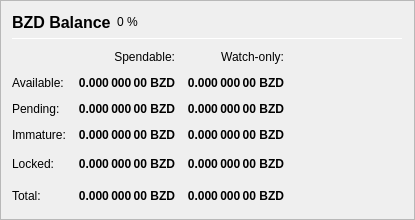
                       <widget class="QFrame" name="frame_Balances">
                        <property name="sizePolicy">
                         <sizepolicy hsizetype="Fixed" vsizetype="Fixed">
                          <horstretch>0</horstretch>
                          <verstretch>0</verstretch>
                         </sizepolicy>
                        </property>
                        <property name="minimumSize">
                         <size>
                          <width>415</width>
                          <height>220</height>
                         </size>
                        </property>
                        <property name="maximumSize">
                         <size>
                          <width>415</width>
                          <height>220</height>
                         </size>
                        </property>
                        <property name="baseSize">
                         <size>
                          <width>415</width>
                          <height>220</height>
                         </size>
                        </property>
                        <property name="frameShape">
                         <enum>QFrame::StyledPanel</enum>
                        </property>
                        <property name="frameShadow">
                         <enum>QFrame::Raised</enum>
                        </property>
                        <layout class="QVBoxLayout" name="verticalLayout_4">
                         <item>
                          <layout class="QHBoxLayout" name="horizontalLayout_4">
                           <item>
                            <widget class="QLabel" name="label_5">
                             <property name="minimumSize">
                              <size>
                               <width>0</width>
                               <height>20</height>
                              </size>
                             </property>
                             <property name="font">
                              <font>
                               <pointsize>12</pointsize>
                               <weight>75</weight>
                               <bold>true</bold>
                              </font>
                             </property>
                             <property name="text">
                              <string>BZD Balance</string>
                             </property>
                            </widget>
                           </item>
                           <item>
                            <widget class="QLabel" name="labelBZDPercent">
                             <property name="text">
                              <string notr="true">0 %</string>
                             </property>
                            </widget>
                           </item>
                           <item>
                            <spacer name="horizontalSpacer_3">
                             <property name="orientation">
                              <enum>Qt::Horizontal</enum>
                             </property>
                             <property name="sizeHint" stdset="0">
                              <size>
                               <width>40</width>
                               <height>20</height>
                              </size>
                             </property>
                            </spacer>
                           </item>
                          </layout>
                         </item>
                         <item>
                          <widget class="Line" name="line_Balance">
                           <property name="minimumSize">
                            <size>
                             <width>0</width>
                             <height>1</height>
                            </size>
                           </property>
                           <property name="maximumSize">
                            <size>
                             <width>16777215</width>
                             <height>1</height>
                            </size>
                           </property>
                           <property name="orientation">
                            <enum>Qt::Horizontal</enum>
                           </property>
                          </widget>
                         </item>
                         <item>
                          <spacer name="verticalSpacer_6">
                           <property name="orientation">
                            <enum>Qt::Vertical</enum>
                           </property>
                           <property name="sizeType">
                            <enum>QSizePolicy::Fixed</enum>
                           </property>
                           <property name="sizeHint" stdset="0">
                            <size>
                             <width>20</width>
                             <height>5</height>
                            </size>
                           </property>
                          </spacer>
                         </item>
                         <item>
                          <layout class="QGridLayout" name="gridLayout">
                           <property name="spacing">
                            <number>12</number>
                           </property>
                           <item row="0" column="1">
                            <widget class="QLabel" name="labelSpendable">
                             <property name="text">
                              <string>Spendable:</string>
                             </property>
                             <property name="alignment">
                              <set>Qt::AlignRight|Qt::AlignTrailing|Qt::AlignVCenter</set>
                             </property>
                            </widget>
                           </item>
                           <item row="4" column="2">
                            <widget class="QLabel" name="labelWatchLocked">
                             <property name="font">
                              <font>
                               <weight>75</weight>
                               <bold>true</bold>
                              </font>
                             </property>
                             <property name="cursor">
                              <cursorShape>IBeamCursor</cursorShape>
                             </property>
                             <property name="toolTip">
                              <string>Current locked balance in watch-only addresses</string>
                             </property>
                             <property name="text">
                              <string notr="true">0.000 000 00 BZD</string>
                             </property>
                             <property name="alignment">
                              <set>Qt::AlignRight|Qt::AlignTrailing|Qt::AlignVCenter</set>
                             </property>
                             <property name="textInteractionFlags">
                              <set>Qt::LinksAccessibleByMouse|Qt::TextSelectableByKeyboard|Qt::TextSelectableByMouse</set>
                             </property>
                            </widget>
                           </item>
                           <item row="4" column="1">
                            <widget class="QLabel" name="labelLockedBalance">
                             <property name="font">
                              <font>
                               <weight>75</weight>
                               <bold>true</bold>
                              </font>
                             </property>
                             <property name="cursor">
                              <cursorShape>IBeamCursor</cursorShape>
                             </property>
                             <property name="toolTip">
                              <string>Locked BZD or Masternode collaterals. These are excluded from zBZD minting.</string>
                             </property>
                             <property name="text">
                              <string notr="true">0.000 000 00 BZD</string>
                             </property>
                             <property name="alignment">
                              <set>Qt::AlignRight|Qt::AlignTrailing|Qt::AlignVCenter</set>
                             </property>
                             <property name="textInteractionFlags">
                              <set>Qt::LinksAccessibleByMouse|Qt::TextSelectableByKeyboard|Qt::TextSelectableByMouse</set>
                             </property>
                            </widget>
                           </item>
                           <item row="3" column="0">
                            <widget class="QLabel" name="labelImmatureText">
                             <property name="text">
                              <string>Immature:</string>
                             </property>
                            </widget>
                           </item>
                           <item row="1" column="1">
                            <widget class="QLabel" name="labelBalance">
                             <property name="font">
                              <font>
                               <weight>75</weight>
                               <bold>true</bold>
                              </font>
                             </property>
                             <property name="cursor">
                              <cursorShape>IBeamCursor</cursorShape>
                             </property>
                             <property name="toolTip">
                              <string>Your current spendable balance</string>
                             </property>
                             <property name="text">
                              <string notr="true">0.000 000 00 BZD</string>
                             </property>
                             <property name="alignment">
                              <set>Qt::AlignRight|Qt::AlignTrailing|Qt::AlignVCenter</set>
                             </property>
                             <property name="textInteractionFlags">
                              <set>Qt::LinksAccessibleByMouse|Qt::TextSelectableByKeyboard|Qt::TextSelectableByMouse</set>
                             </property>
                            </widget>
                           </item>
                           <item row="4" column="0">
                            <widget class="QLabel" name="labelLockedBalanceText">
                             <property name="toolTip">
                              <string>Locked BZD or Masternode collaterals. These are excluded from zBZD minting.</string>
                             </property>
                             <property name="text">
                              <string>Locked:</string>
                             </property>
                            </widget>
                           </item>
                           <item row="2" column="1">
                            <widget class="QLabel" name="labelUnconfirmed">
                             <property name="font">
                              <font>
                               <weight>75</weight>
                               <bold>true</bold>
                              </font>
                             </property>
                             <property name="cursor">
                              <cursorShape>IBeamCursor</cursorShape>
                             </property>
                             <property name="toolTip">
                              <string>Total of transactions that have yet to be confirmed, and do not yet count toward the spendable balance</string>
                             </property>
                             <property name="text">
                              <string notr="true">0.000 000 00 BZD</string>
                             </property>
                             <property name="alignment">
                              <set>Qt::AlignRight|Qt::AlignTrailing|Qt::AlignVCenter</set>
                             </property>
                             <property name="textInteractionFlags">
                              <set>Qt::LinksAccessibleByMouse|Qt::TextSelectableByKeyboard|Qt::TextSelectableByMouse</set>
                             </property>
                            </widget>
                           </item>
                           <item row="5" column="1">
                            <widget class="QLabel" name="labelTotal">
                             <property name="font">
                              <font>
                               <weight>75</weight>
                               <bold>true</bold>
                              </font>
                             </property>
                             <property name="cursor">
                              <cursorShape>IBeamCursor</cursorShape>
                             </property>
                             <property name="toolTip">
                              <string>Your current BitZayed balance, unconfirmed and immature transactions included</string>
                             </property>
                             <property name="text">
                              <string notr="true">0.000 000 00 BZD</string>
                             </property>
                             <property name="alignment">
                              <set>Qt::AlignRight|Qt::AlignTrailing|Qt::AlignVCenter</set>
                             </property>
                             <property name="textInteractionFlags">
                              <set>Qt::LinksAccessibleByMouse|Qt::TextSelectableByKeyboard|Qt::TextSelectableByMouse</set>
                             </property>
                            </widget>
                           </item>
                           <item row="3" column="1">
                            <widget class="QLabel" name="labelImmature">
                             <property name="font">
                              <font>
                               <weight>75</weight>
                               <bold>true</bold>
                              </font>
                             </property>
                             <property name="cursor">
                              <cursorShape>IBeamCursor</cursorShape>
                             </property>
                             <property name="toolTip">
                              <string>Staked or masternode rewards that has not yet matured</string>
                             </property>
                             <property name="text">
                              <string notr="true">0.000 000 00 BZD</string>
                             </property>
                             <property name="alignment">
                              <set>Qt::AlignRight|Qt::AlignTrailing|Qt::AlignVCenter</set>
                             </property>
                             <property name="textInteractionFlags">
                              <set>Qt::LinksAccessibleByMouse|Qt::TextSelectableByKeyboard|Qt::TextSelectableByMouse</set>
                             </property>
                            </widget>
                           </item>
                           <item row="1" column="0">
                            <widget class="QLabel" name="labelBalanceText">
                             <property name="text">
                              <string>Available:</string>
                             </property>
                            </widget>
                           </item>
                           <item row="0" column="2">
                            <widget class="QLabel" name="labelWatchonly">
                             <property name="text">
                              <string>Watch-only:</string>
                             </property>
                             <property name="alignment">
                              <set>Qt::AlignRight|Qt::AlignTrailing|Qt::AlignVCenter</set>
                             </property>
                            </widget>
                           </item>
                           <item row="5" column="0">
                            <widget class="QLabel" name="labelTotalText">
                             <property name="toolTip">
                              <string>Your current BitZayed balance, unconfirmed and immature transactions included</string>
                             </property>
                             <property name="text">
                              <string>Total:</string>
                             </property>
                            </widget>
                           </item>
                           <item row="3" column="2">
                            <widget class="QLabel" name="labelWatchImmature">
                             <property name="font">
                              <font>
                               <weight>75</weight>
                               <bold>true</bold>
                              </font>
                             </property>
                             <property name="cursor">
                              <cursorShape>IBeamCursor</cursorShape>
                             </property>
                             <property name="toolTip">
                              <string>Staked or masternode rewards in watch-only addresses that has not yet matured</string>
                             </property>
                             <property name="text">
                              <string notr="true">0.000 000 00 BZD</string>
                             </property>
                             <property name="alignment">
                              <set>Qt::AlignRight|Qt::AlignTrailing|Qt::AlignVCenter</set>
                             </property>
                             <property name="textInteractionFlags">
                              <set>Qt::LinksAccessibleByMouse|Qt::TextSelectableByKeyboard|Qt::TextSelectableByMouse</set>
                             </property>
                            </widget>
                           </item>
                           <item row="2" column="2">
                            <widget class="QLabel" name="labelWatchPending">
                             <property name="font">
                              <font>
                               <weight>75</weight>
                               <bold>true</bold>
                              </font>
                             </property>
                             <property name="cursor">
                              <cursorShape>IBeamCursor</cursorShape>
                             </property>
                             <property name="toolTip">
                              <string>Unconfirmed transactions to watch-only addresses</string>
                             </property>
                             <property name="text">
                              <string notr="true">0.000 000 00 BZD</string>
                             </property>
                             <property name="alignment">
                              <set>Qt::AlignRight|Qt::AlignTrailing|Qt::AlignVCenter</set>
                             </property>
                             <property name="textInteractionFlags">
                              <set>Qt::LinksAccessibleByMouse|Qt::TextSelectableByKeyboard|Qt::TextSelectableByMouse</set>
                             </property>
                            </widget>
                           </item>
                           <item row="5" column="3">
                            <spacer name="horizontalSpacer_9">
                             <property name="orientation">
                              <enum>Qt::Horizontal</enum>
                             </property>
                             <property name="sizeHint" stdset="0">
                              <size>
                               <width>40</width>
                               <height>20</height>
                              </size>
                             </property>
                            </spacer>
                           </item>
                           <item row="2" column="0">
                            <widget class="QLabel" name="labelPendingText">
                             <property name="text">
                              <string>Pending:</string>
                             </property>
                            </widget>
                           </item>
                           <item row="5" column="2">
                            <widget class="QLabel" name="labelWatchTotal">
                             <property name="font">
                              <font>
                               <weight>75</weight>
                               <bold>true</bold>
                              </font>
                             </property>
                             <property name="cursor">
                              <cursorShape>IBeamCursor</cursorShape>
                             </property>
                             <property name="toolTip">
                              <string>Current total balance in watch-only addresses</string>
                             </property>
                             <property name="text">
                              <string notr="true">0.000 000 00 BZD</string>
                             </property>
                             <property name="alignment">
                              <set>Qt::AlignRight|Qt::AlignTrailing|Qt::AlignVCenter</set>
                             </property>
                             <property name="textInteractionFlags">
                              <set>Qt::LinksAccessibleByMouse|Qt::TextSelectableByKeyboard|Qt::TextSelectableByMouse</set>
                             </property>
                            </widget>
                           </item>
                           <item row="1" column="2">
                            <widget class="QLabel" name="labelWatchAvailable">
                             <property name="font">
                              <font>
                               <weight>75</weight>
                               <bold>true</bold>
                              </font>
                             </property>
                             <property name="cursor">
                              <cursorShape>IBeamCursor</cursorShape>
                             </property>
                             <property name="toolTip">
                              <string>Your current balance in watch-only addresses</string>
                             </property>
                             <property name="text">
                              <string notr="true">0.000 000 00 BZD</string>
                             </property>
                             <property name="alignment">
                              <set>Qt::AlignRight|Qt::AlignTrailing|Qt::AlignVCenter</set>
                             </property>
                             <property name="textInteractionFlags">
                              <set>Qt::LinksAccessibleByMouse|Qt::TextSelectableByKeyboard|Qt::TextSelectableByMouse</set>
                             </property>
                            </widget>
                           </item>
                           <item row="4" column="3">
                            <spacer name="horizontalSpacer_8">
                             <property name="orientation">
                              <enum>Qt::Horizontal</enum>
                             </property>
                             <property name="sizeHint" stdset="0">
                              <size>
                               <width>40</width>
                               <height>20</height>
                              </size>
                             </property>
                            </spacer>
                           </item>
                          </layout>
                         </item>
                         <item>
                          <spacer name="verticalSpacer_3">
                           <property name="orientation">
                            <enum>Qt::Vertical</enum>
                           </property>
                           <property name="sizeHint" stdset="0">
                            <size>
                             <width>20</width>
                             <height>40</height>
                            </size>
                           </property>
                          </spacer>
                         </item>
                        </layout>
                       </widget>
